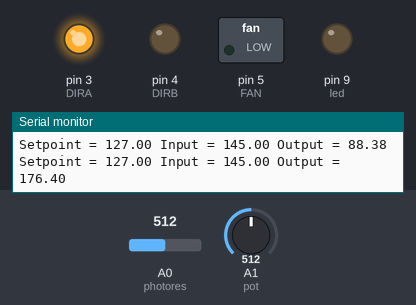
The sketch below on a simulated Arduino Uno, built with avr-gcc and run on an emulated ATmega328P. Shown: switched loads named in the sketch (green lamp = pin HIGH), output pins drawn as LEDs (lit = HIGH), the last lines printed to the serial monitor. Inputs (shaded band) come from the test bench; at power-on: A0 (photores) = 512, A1 (pot) = 512.

Above: at 1.2 s.
1.3 s: A0 (photores) set to 462
3.7 s: A0 (photores) set to 444
At 4.8 s:
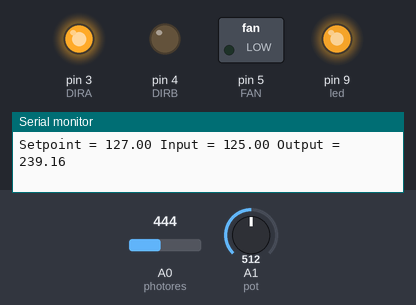
6.7 s: A0 (photores) set to 122
At 7.5 s:
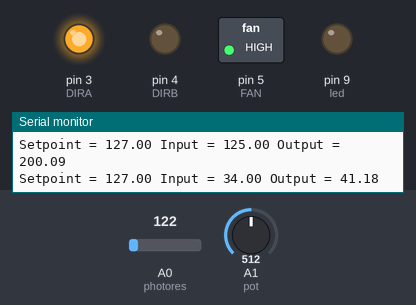
8.4 s: A1 (pot) set to 144
9.9 s: A1 (pot) set to 136
At 10.15 s:
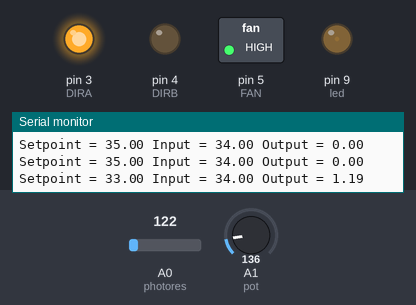
12.9 s: A1 (pot) set to 122
At 14.26 s:
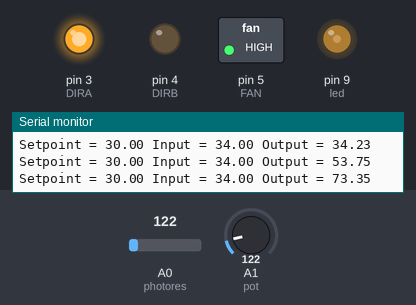
Timing chart, 0 to 18.9 s (numbered marks = the images above; inputs shaded):
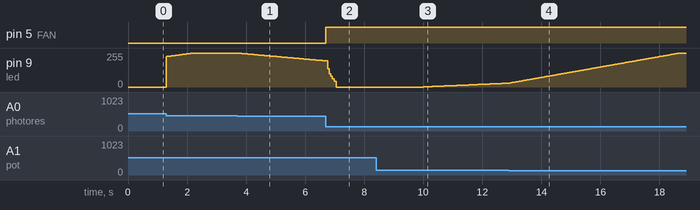

Measured:
- the behaviour switches between 445 and 444 on A0 (photores) (found by bisection; images 0 and 1)
- after the input at 3.7 s, pin 9 (led): moves from 255/255 to 196/255 over 3.0 s, starting at once
- after the input at 6.7 s, pin 5 (FAN): LOW → HIGH at once
- after the input at 9.9 s, pin 9 (led): moves from 0/255 to 29/255 over 2.9 s, starting after 0.10 s

The sketch:

Final_Code_Project.ino
```cpp
#include <PID_v1.h>

const int photores = A0; // Photo resistor input
const int pot = A1; // Potentiometer input
const int led = 9; // LED output
double lightLevel; // variable that stores the incoming light level

// For Fan
#define FAN 5
#define DIRA 3
#define DIRB 4

// Tuning parameters
float Kp=0; //Initial Proportional Gain
float Ki=10; //Initial Integral Gain
float Kd=0; //Initial Differential Gain


double Setpoint, Input, Output; //These are just variables for storingvalues
PID myPID(&Input, &Output, &Setpoint, Kp, Ki, Kd, REVERSE); // This sets up our PDID Loop


const int sampleRate = 1;      // Variable that determines how fast our PID loop runs
const long serialPing = 500;  // This determines how often we ping our loop
unsigned long now = 0;       // This variable is used to keep track of time


unsigned long lastMessage = 0; //This keeps track of when our loop last

//**********************************************
void setup(){

  pinMode(FAN, OUTPUT);
  pinMode(DIRA, OUTPUT);
  pinMode(DIRB, OUTPUT);

  digitalWrite(DIRA,HIGH); //one way
  digitalWrite(DIRB,LOW);
  digitalWrite(FAN, LOW); // enable off

  lightLevel = analogRead(photores);        //Read in light level
  Input = map(lightLevel, 0, 1024, 0, 255); //Change read scale to analog
  Setpoint = map(analogRead(pot), 0, 1024, 0, 255);

  Serial.begin(9600);                 //Start a serial session
  myPID.SetMode(AUTOMATIC);          //Turn on the PID loop
  myPID.SetSampleTime(sampleRate);  //Sets the sample rate


  lastMessage = millis(); // timestamp
}

//**********************************************
void loop(){

  Setpoint = map(analogRead(pot), 0, 1024, 0, 255);    // Read our setpoint
  lightLevel = analogRead(photores);                  // Get the light level
  Input = map(lightLevel, 0, 900, 0, 255);            // Map it to the right scale
  myPID.Compute();                                   // Run the PID loop
  analogWrite(led, Output);                         // Write out the output from the PID loop

  now = millis();                   //Keep track of time
  if(now - lastMessage > serialPing) {
    Serial.print("Setpoint = ");
    Serial.print(Setpoint);
    Serial.print(" Input = ");
    Serial.print(Input);
    Serial.print(" Output = ");
    Serial.print(Output);
    Serial.print("\n");


  lastMessage = now; //update the time stamp.
  }

  // Turn Fan on if Low brightness is read from Input
  if(Input < 70){
    digitalWrite(FAN, HIGH);
  }else{
    digitalWrite(FAN, LOW);
  }

}
```
